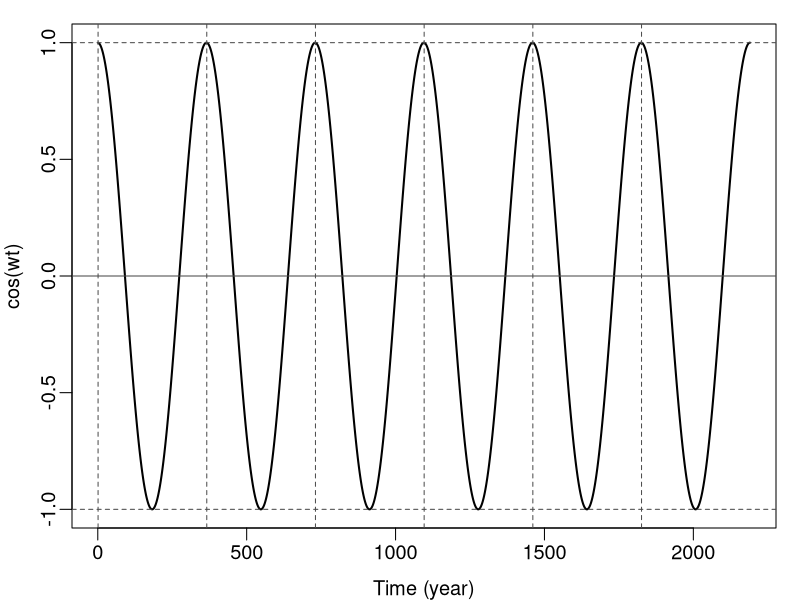
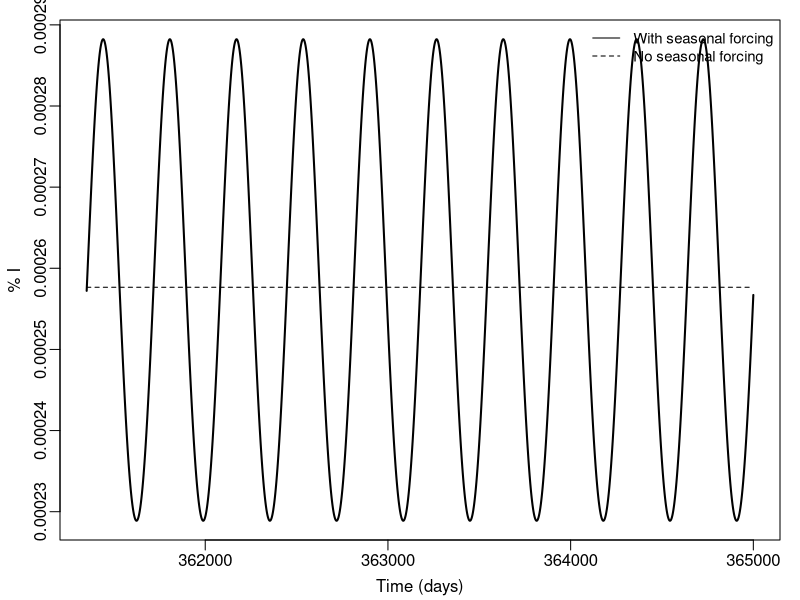
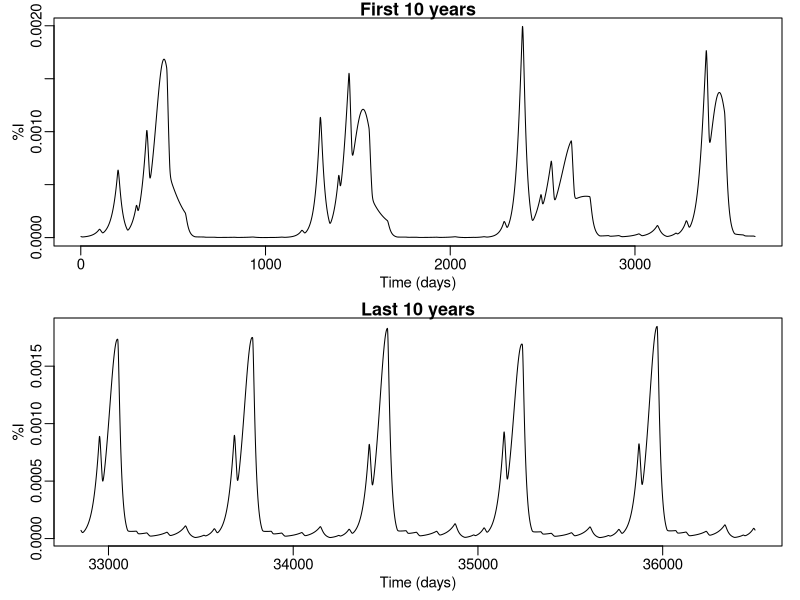
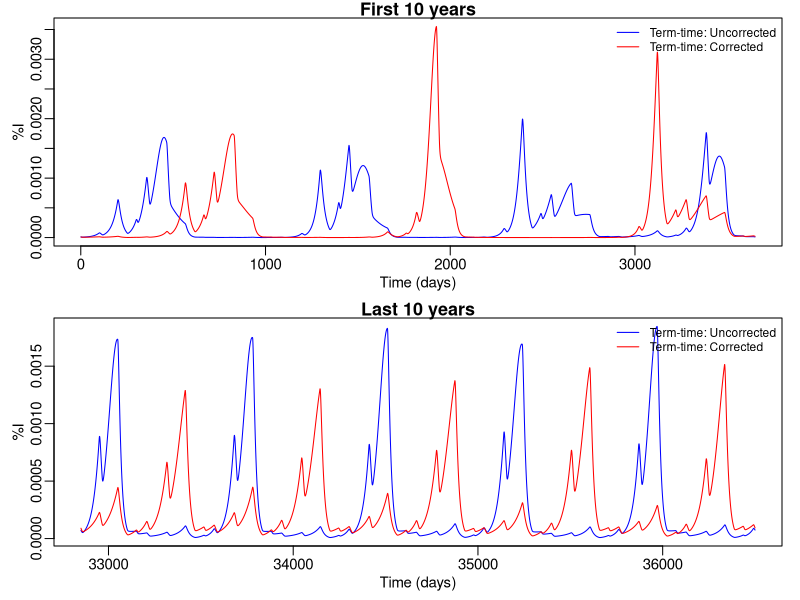
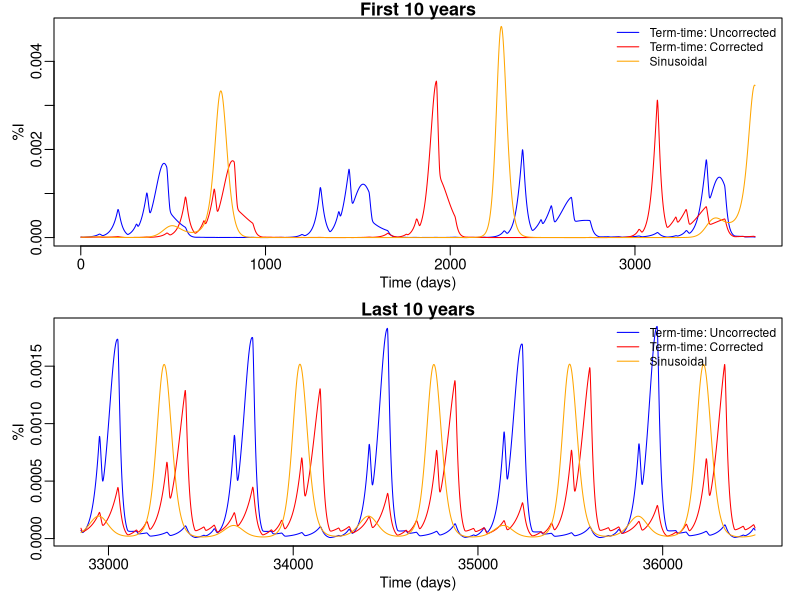

Recreate these plots in R, in order.
## Lab: Temporally forced models

library(deSolve)

########################################################################
## Part 0 (pre-lab): Play with the cosine/sine function in R
########################################################################
## first check out the sinusoidal forcing
omega = 2*pi/365 # the frequency
times = seq(1, 6*365, by = 1)  # time steps
y = cos(omega*times); # cos() is the cosine function in R; use sin() for sine
# change to sin if you'd like
# y = sin(omega*times); 

# plot the sinusoidal function
par(cex = 1.2, mar = c(3, 3, 1, 1), mgp = c(2 , 0.5, 0))
plot(times, y, type = 'l', lwd = 2, xlab = 'Time (year)', ylab = 'cos(wt)')
abline(h = 0, col = 'grey30')  # add a horizontal line at 0
abline(h = c(-1, 1), lty = 2, col = 'grey30')  # add horizontal lines at -1 and 1 (lower and upper bounds)
abline(v = seq(1, 365*6, by = 365), lty = 2, col = 'grey30') # vertical lines to show the year divisions




########################################################################
## Part 1: Compare models with vs. without temporal forcing
########################################################################
## SEIR model without seasonal forcing
SEIRdem = function(time, state, parameters) {
  with(as.list(c(state, parameters)), {
    dS = mu*N - beta*S*I/N - mu*S
    dE = beta*S*I/N - alpha*E - mu*E
    dI = alpha*E - mu*I - gamma*I
    list(c(dS, dE, dI))
  })
}

## SEIR model with sinusoidal seasonal forcing (SEIRsine)
SEIRsine = function(time, state, parameters) {
  with(as.list(c(state, parameters)), {
    beta = beta0*(1 + beta1*cos(omega*time))
    
    dS = mu*N - beta*S*I/N - mu*S
    dE = beta*S*I/N - alpha*E - mu*E
    dI = alpha*E - mu*I - gamma*I
    list(c(dS, dE, dI))
  })
}

# Parameters and inital conditions
N = 1; # population size, in fraction, i.e. 100%
E0 = N*1e-3; # initial exposed
I0 = N*1e-3; # initial infectious
S0 = N*6e-2; # initial susceptible
R0 = 17; # R0
alpha = 1/8; # 1/latent period, per day
gamma = 1/5; # 1/infection period, per day
mu = 1/50/365; # mortality rate, per day
omega = 2*pi/365; # frequency of seasonal forcing
beta1 = 0.02 # amplitude of seasonal forcing

state = c(S = S0, E = E0, I = I0);

parms0 = c(beta = R0*gamma, alpha = alpha, gamma = gamma, mu = mu); # parameters for the SEIRdem model
parms1 = c(beta0 = R0*gamma, beta1 = beta1, omega = omega, alpha = alpha, gamma = gamma, mu = mu); # for the SEIRsine model
times = seq(1, 1000*365, by = 1) # need to run 1000 yrs to have the 3rd sim stable!
## NOTE IT MAY TAKE A FEW MINUTES TO RUN EACH SIMULATION FOR 1000 YEARS

# put together the code to run the model 
# and plot the last 10 years here on your own:
  
sim0 = ode(y = state, times = times, func = SEIRdem, parms = parms0)
sim1 = ode(y = state, times = times, func = SEIRsine, parms = parms1)
  
## compare the two
## get the last 10 years using the tail function
tsim0 = tail(sim0, 365*10); # the last 10 yrs for the SEIRdem
tsim1 = tail(sim1, 365*10); # the last 10 yrs for the SEIRsine

par(mfrow = c(1, 1), cex = 1, mar = c(3, 3, 1, 1), mgp = c(1.8, 0.5, 0))
plot(tsim1[ , 'time'], tsim1[ , 'I'], ylab = '% I', xlab = 'Time (days)', type = 'l', lwd = 2)
lines(tsim0[ , 'time'], tsim0[ , 'I'], lty = 2)
legend('topright', c('With seasonal forcing', 'No seasonal forcing'), lty = c(1, 2), cex = 0.9, bty = 'n')


########################################################################
## Part 2: Set up and compare different seasonal forcing
########################################################################
# School term time forcing models, without the correction
SEIRterm <- function(time, state, parameters) {
  with(as.list(c(state, parameters)), {
    
    # real-tim beta based on school term-time forcing (uncorrected) 
    beta= beta0 * (1 + b.term * Term[time])
    
    dS = mu*N - beta * S * I / N - mu * S
    dE = beta * S * I / N - alpha * E - mu * E
    dI = alpha * E - mu * I - gamma * I
    
    list(c(dS, dE, dI))
  })
}

# School term time forcing models, with the correction
SEIRterm.corrected <- function(time, state, parameters) {
  with(as.list(c(state, parameters)), {
    
    # real-tim beta based on school term-time forcing (corrected) 
    correction.factor=(1/365*((1+b.term)*273+(1-b.term)*92))
    beta= beta0/correction.factor * (1 + b.term * Term[time])
    
    dS = mu*N - beta * S * I / N - mu * S
    dE = beta * S * I / N - alpha * E - mu * E
    dI = alpha * E - mu * I - gamma * I
    
    list(c(dS, dE, dI))
  })
}



## SETTING UP THE SCHOOL TERM-TIME FUNCTION:
# term-time forcing
holidays=c(1:6, 100:115, 200:251, 300:307, 356:365, 0);  # the days in a year that are holiays
times=seq(1,100*365); # in day
Term=rep(1,length(times));  # initialize a vector to store the Term
ind=(1:length(Term) %% 365) %in% holidays  # find those days that are school holidays
Term[ind]=-1; # set them to -1



# Parameters and initial conditions:
N=1; # Note the state variables (N, S, E, I, etc) here are fractions, e.g. here 1=100%
S0=6e-2*N; E0=I0=1e-5*N
state=c(S=S0, E=E0,I=I0);

beta0=3; b.term=.5;
alpha=1/8; gamma=1/5; mu=1/50/365; 


# Run the uncorrected school term-time forcing
parmsTerm=c(beta0=beta0,b.term=b.term,alpha=alpha,gamma=gamma,mu=mu);
simTerm=ode(y=state,times=times,func=SEIRterm,parms=parmsTerm)

# Run the corrected school term-time forcing
parmsTerm=c(beta0=beta0,b.term=b.term,alpha=alpha,gamma=gamma,mu=mu);
simTermCorrected=ode(y=state,times=times,func=SEIRterm.corrected,parms=parmsTerm)

# Run the Sinusiodal function:
omega=2*pi/365; 
parmsSine=c(beta0=beta0,beta1=.3,alpha=alpha,gamma=gamma,mu=mu);
simSine=ode(y=state,times=times,func=SEIRsine,parms=parmsSine)


# plot the first and last 10 yrs together for the SEIRterm (no correction)
par(mfrow=c(2,1),mar=c(3,3,1,1),mgp=c(1.5,.5,0),cex=.9)
plot(head(simTerm[,c('time','I')],365*10),type='l',xlab='Time (days)',ylab='%I',main='First 10 years')  # first 10 yrs
plot(tail(simTerm[,c('time','I')],365*10),type='l',xlab='Time (days)',ylab='%I',main='Last 10 years')  # last 10 yrs

# plot results from the two school term-time simulations and compare
# to do so, first we put the results together using the cbind function:
resI=cbind(simTerm[,c('time','I')],simTermCorrected[,'I']); colnames(resI)=c('time','I.term','I.termCorrected')
# now plot:
par(mfrow=c(2,1),mar=c(3,3,1,1),mgp=c(1.5,.5,0),cex=.9)
# plot first 10 years [Note: the model is still spinning up]
matplot(head(resI[,'time'],365*10),head(resI[,c('I.term','I.termCorrected')],365*10),type='l',lty=1,xlab='Time (days)',ylab='%I',col=c('blue','red'),main='First 10 years')  # first 10 yrs
legend('topright',c('Term-time: Uncorrected','Term-time: Corrected'),col=c('blue','red'),cex=.8,lty=1,bty='n')
# plot the last 10 years - more stablized
matplot(tail(resI[,'time'],365*10),tail(resI[,c('I.term','I.termCorrected')],365*10),type='l',lty=1,xlab='Time (days)',ylab='%I',col=c('blue','red'),main='Last 10 years')  # first 10 yrs
legend('topright',c('Term-time: Uncorrected','Term-time: Corrected'),col=c('blue','red'),cex=.8,lty=1,bty='n')


# plot results from all three simulations and compare
# to do so, first we put the three results together using the cbind function:
resI.all3=cbind(simTerm[,c('time','I')],simTermCorrected[,'I'],simSine[,'I']); colnames(resI.all3)=c('time','I.term','I.termCorrected','I.sine')
par(mfrow=c(2,1),mar=c(3,3,1,1),mgp=c(1.5,.5,0),cex=.9)
# plot first 10 years [Note: the model is still spinning up]
matplot(head(resI.all3[,'time'],365*10),head(resI.all3[,c('I.term','I.termCorrected','I.sine')],365*10),type='l',lty=1,xlab='Time (days)',ylab='%I',col=c('blue','red','orange'),main='First 10 years')  # first 10 yrs
legend('topright',c('Term-time: Uncorrected','Term-time: Corrected','Sinusoidal'),col=c('blue','red','orange'),cex=.8,lty=1,bty='n')
# plot the last 10 years - more stablized
matplot(tail(resI.all3[,'time'],365*10),tail(resI.all3[,c('I.term','I.termCorrected','I.sine')],365*10),type='l',lty=1,xlab='Time (days)',ylab='%I',col=c('blue','red','orange'),main='Last 10 years')  # first 10 yrs
legend('topright',c('Term-time: Uncorrected','Term-time: Corrected','Sinusoidal'),col=c('blue','red','orange'),cex=.8,lty=1,bty='n')





########################################################################
## Part 3: Test how the epidemic dynamics alter with varying seasonal forcing
########################################################################
# Use the app (ShinyApp_Seasonality.R)
